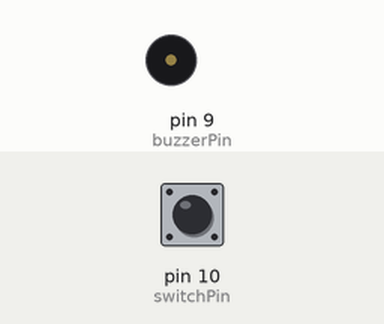
Recording of a sketch running on a simulated Arduino Uno, built with avr-gcc and run on an emulated ATmega328P. On the bench: buzzer (waves = sounding). The test bench sets the inputs (shaded band); at power-on: pin 10 (switchPin) LOW.

Above: at 1.2 s.
1.3 s: pin 10 (switchPin) pulled HIGH for 0.15 s
At 3.9 s:
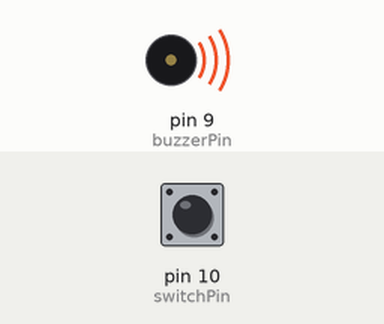
4.3 s: pin 10 (switchPin) pulled HIGH for 3.2 s
Timing chart, 0 to 11.6 s (numbered marks = the images above; inputs shaded):
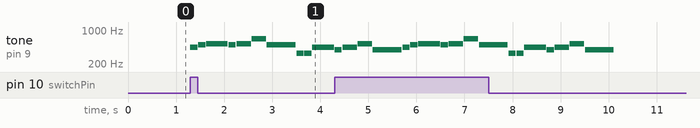

The sketch:

Sketch2.ino
```cpp
#include <Map.h>
/*
Use the buzzer to play a song!
The buzzer in your Inventor's Kit is an electromechanical
component you can use to make noise. Inside the buzzer is a
coil of wire and a small magnet. When current flows through
the coil, it becomes magnetized and pulls towards the magnet,
creating a tiny "click". When you do this thousands of times
per second, you create tones.

The Arduino has a built-in command called tone() which clicks
the buzzer at a certain frequency. This sketch knows the
frequencies of the common notes, allowing you to create songs.
We're never going to let you down!
Hardware connections:
The buzzer has two pins. One is positive and one is negative.
The postitive pin is marked by a "+" symbol on both the top
and bottom of the buzzer.

Connect the positive pin to Arduino digital pin 9.
(Note that this must be a PWM pin.)
Connect the negative pin to GND.
*/

/*
This sketch uses the buzzer to play songs.
The Arduino's tone() command will play notes of a given frequency.
We'll provide a function that takes in note characters (a-g),
and returns the corresponding frequency from this table:
note 	frequency
c     262 Hz
d     294 Hz
e     330 Hz
f     349 Hz
g     392 Hz
a     440 Hz
b     494 Hz
C     523 Hz
For more information, see http://arduino.cc/en/Tutorial/Tone
*/
const int switchPin = 10;
const int buzzerPin = 9;
const int aPin = 8;
const int bPin = 2;
const int cPin = 3;
const int dPin = 4;
const int ePin = 5;
const int fPin = 6;
const int gPin = 7;

// We'll set up an array with the notes we want to play
// change these values to make different songs!

// Length must equal the total number of notes and spaces

//const int songLength = 18;

// Notes is an array of text characters corresponding to the notes
// in your song. A space represents a rest (no tone)

//sky city
char notes[] = "abCbCEbeeagaCg"; // a space represents a rest"abCbCEb"

// Beats is an array values for each note and rest.
// A "1" represents a quarter-note, 2 a half-note, etc.
// Don't forget that the rests (spaces) need a length as well.
//sky city
int beats[] = { 1, 1, 3, 1, 2, 2, 4, 1, 1, 3, 1, 2, 2, 4};

// The tempo is how fast to play the song.
// To make the song play faster, decrease this value.

int tempo = 150;


void setup() {
	pinMode(buzzerPin, OUTPUT);
	pinMode(switchPin, INPUT);
}


void loop() {
	int i, duration;
	int songLength = strlen(notes);
	int one_read;
	one_read = digitalRead(switchPin);
	Serial.print(one_read);
	if (one_read == HIGH)
	{


		for (i = 0; i < songLength; i++) // step through the song arrays
		{
			duration = beats[i] * tempo;  // length of note/rest in ms

			if (notes[i] == ' ')          // is this a rest?
			{
				delay(duration);            // then pause for a moment
			}
			else                          // otherwise, play the note
			{
				tone(buzzerPin, frequency(notes[i], duration), duration);
				delay(duration);            // wait for tone to finish
				lightDown();
			}
			delay(tempo / 10);              // brief pause between notes
		}
	}
	// We only want to play the song once, so we'll pause forever:
	// If you'd like your song to play over and over,
	// remove the above statement
}


int frequency(char note, int duration) {
	// This function takes a note character (a-g), and returns the
	// corresponding frequency in Hz for the tone() function.

	int i;
	const int numNotes = 14;  // number of notes we're storing

	// The following arrays hold the note characters and their
	// corresponding frequencies. The last "C" note is uppercase
	// to separate it from the first lowercase "c". If you want to
	// add more notes, you'll need to use unique characters.

	// For the "char" (character) type, we put single characters
	// in single quotes.

	char names[] = { 'c', 'd', 'e', 'f', 'g', 'a', 'b', 'C',
						'D', 'E', 'F', 'G', 'A', 'B'};
	//char names[] = { '1', '2', '3', '4', '5', '6', '7', '8' };
	int frequencies[] = { 262, 294, 330, 349, 392, 440, 494, 523,
						587, 659, 699, 784, 800, 988};


	Map<char, int> *name_to_freq = new Map<char, int>();
	// Now we'll search through the letters in the array, and if
	// we find it, we'll return the frequency for that note.

	for (i = 0; i < numNotes; i++)  // Step through the notes
	{
		if (names[i] == note)         // Is this the one?
		{
			if (names[i] == 'c' || names[i] == 'C')
			{
				lightUp(cPin);
			}
			else if (names[i] == 'd' || names[i] == 'D')
			{
				lightUp(dPin);
			}
			else if (names[i] == 'e' || names[i] == 'E')
			{
				lightUp(ePin);
			}
			else if (names[i] == 'f' || names[i] == 'F')
			{
				lightUp(fPin);
			}
			else if (names[i] == 'g' || names[i] == 'G')
			{
				lightUp(gPin);
			}
			else if (names[i] == 'a' || names[i] == 'A')
			{
				lightUp(aPin);
			}
			else if (names[i] == 'b' || names[i] == 'B')
			{
				lightUp(bPin);
			}

			return(frequencies[i]);     // Yes! Return the frequency
		}

	}

	name_to_freq->add('c', 262);
	//name_to_freq.add('d', 294);
	//name_to_freq.add('e', 330);
	//name_to_freq.add('f', 349);
	//name_to_freq.add('g', 392);
	//name_to_freq.add('a', 440);
	//name_to_freq.add('b', 494);
	//name_to_freq.add('C', 523);
	//name_to_freq.add('D', 587);
	//name_to_freq.add('E', 659);
	//name_to_freq.add('F', 699);
	//name_to_freq.add('G', 784);
	//name_to_freq.add('A', 800);
	//name_to_freq.add('B', 988);
	//return name_to_freq.find(note);


	return(0);  // We looked through everything and didn't find it,
	// but we still need to return a value, so return 0.
}

void lightUp(int ledPin)
{
	digitalWrite(ledPin, HIGH);     // Turn the LED on
}

void lightDown()
{
	digitalWrite(aPin, LOW);      // Turn the LED off
	digitalWrite(bPin, LOW);
	digitalWrite(cPin, LOW);
	digitalWrite(dPin, LOW);
	digitalWrite(ePin, LOW);
	digitalWrite(fPin, LOW);
	digitalWrite(gPin, LOW);

}
```

Map.cpp
```cpp
#include "Map.h"
#include "Arduino.h"
const int defaultArraySize = 20;

	template <typename Key, typename Value>
	Map<Key, Value>::Map()
	{
		keys = new Key[defaultArraySize];
		values = new Value[defaultArraySize];
		size = defaultArraySize;
	}

	template <typename Key, typename Value>
	Map<Key, Value>::~Map()
	{
		delete[] keys;
		delete[] values;
	}

	template <typename Key, typename Value>
	void Map< Key,  Value>::add(Key key, Value value)
	{
		for (int i = 0; i < size; i++)
		{
			if (!keys[i])
			{
				keys[i] = key;
				values[i] = value;
				if (i >= size/2)
				{
					while (!resize());
				}
			}
		}

	}

	template <typename Key, typename Value>
	Value Map< Key,  Value>::find(Key key)
	{
		for (int i = 0; i < size; i++)
		{
			if (keys[i] == key) {
				return values[i];
			}
		}
		return 0;
	}

	template <typename Key, typename Value>
	bool Map< Key,  Value>::resize()
	{
		Key* tempKeys = new Key[size * 2];
		Value* tempValues = new Value[size * 2];
		if (tempKeys && tempValues)
		{
			//for (int i = 0; i < size; i++)
			//{
			//	tempKeys[i] = keys[i];
			//	tempValues[i] = values[i];
			//}

			memcpy(tempKeys, keys, size * sizeof(Key));
			memcpy(tempValues, values, size * sizeof(Value));
			delete[] keys;
			delete[] values;
			keys = tempKeys;
			values = tempValues;
			size *= 2;
			return true;
		}
		return false;


	}
```

Map.h
```cpp
#ifndef Map_h
#define Map_h

#include "Arduino.h"
template <class Key, class Value> class Map
{
public:
	Map();
	~Map();
	void add(Key key, Value value);
	Value find(Key key);
private:
	Key *keys;
	Value *values;
	int size;
	bool resize();
};

#endif
```

Measured:
- after the input at 1.3 s, tone on pin 9 (buzzerPin): plays 440 Hz for 0.15 s, 494 Hz for 0.15 s, 523 Hz for 0.45 s, 494 Hz for 0.15 s, 523 Hz for 0.30 s, 659 Hz for 0.30 s … (10 notes in this stretch), starting at once
